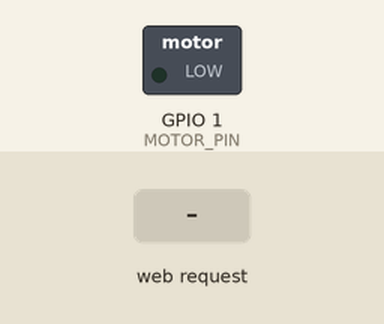
A sketch run on a simulated ESP32-S3. Parts: switched loads named in the sketch (green lamp = pin HIGH). Inputs (shaded band) come from the test bench. What the sketch prints to the serial monitor is not drawn.

Above: at 1.7 s.
1.8 s: HTTP request GET /set?speed=1 received
At 2.3 s:
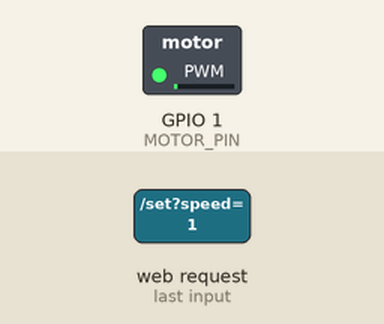
3.3 s: HTTP request GET /set?speed=120 received
At 4.6 s:
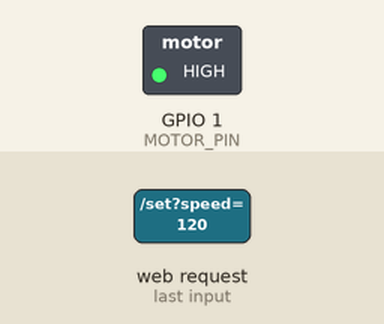
Timing chart, 0 to 6.3 s (numbered marks = the images above; inputs shaded):
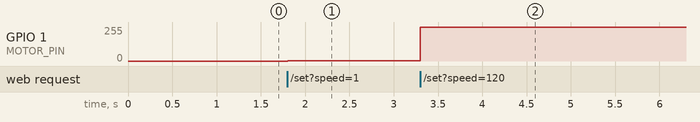

Measured:
- after the input at 1.8 s, GPIO 1 (MOTOR_PIN): 0/255 → 2/255 at once
- after the input at 3.3 s, GPIO 1 (MOTOR_PIN): 2/255 → 255/255 at once

The sketch:

motor_driver_test.ino
```cpp
/*
 * Motor Driver Test — N-MOSFET speed control
 * ============================================
 * Hardware: ESP32-S3-Sense, N-type MOSFET gate on D0
 * Control:  Web page slider (connect phone/laptop to WiFi AP)
 *
 * Steps:
 *   1. Flash this sketch
 *   2. Connect your phone/laptop WiFi to "MotorTest" (password: 12345678)
 *   3. Open browser → http://192.168.4.1
 *   4. Slide UP = faster, slide DOWN = slower
 *   5. Watch Serial Monitor for speed % and PWM values
 *
 * Wiring:
 *   ESP32-S3 D0 → MOSFET gate (through 100Ω resistor is good practice)
 *   MOSFET drain → motor -ve
 *   Motor +ve → battery +
 *   Battery - → ESP32 GND → MOSFET source
 */

#include <WiFi.h>
#include <WebServer.h>

#define MOTOR_PIN   D0
#define PWM_CH      0
#define PWM_FREQ    20000   // 20kHz — silent motor operation
#define PWM_BITS    8       // 0–255

const char* AP_SSID = "MotorTest";
const char* AP_PASS = "12345678";

WebServer server(80);
int motorSpeed = 0;   // 0–100 %

// ── Web page ─────────────────────────────────────────────────────────────────
const char HTML[] PROGMEM = R"rawhtml(
<!DOCTYPE html>
<html>
<head>
  <meta name="viewport" content="width=device-width, initial-scale=1">
  <title>Motor Speed</title>
  <style>
    * { box-sizing: border-box; margin: 0; padding: 0; }
    body {
      font-family: Arial, sans-serif;
      background: #1a1a2e;
      color: white;
      display: flex;
      flex-direction: column;
      align-items: center;
      padding: 30px 20px;
      min-height: 100vh;
    }
    h2  { color: #e94560; margin-bottom: 10px; font-size: 22px; }
    .speed-display {
      font-size: 64px;
      font-weight: bold;
      color: #e94560;
      margin: 20px 0;
      min-width: 160px;
      text-align: center;
    }
    .slider-section {
      display: flex;
      flex-direction: column;
      align-items: center;
      gap: 8px;
      margin: 20px 0;
    }
    .label { font-size: 13px; color: #aaa; letter-spacing: 1px; }
    input[type=range] {
      -webkit-appearance: slider-vertical;
      appearance: slider-vertical;
      width: 60px;
      height: 300px;
      cursor: pointer;
      accent-color: #e94560;
    }
    .buttons { display: flex; gap: 12px; margin-top: 24px; flex-wrap: wrap; justify-content: center; }
    .btn {
      background: #16213e;
      color: white;
      border: 2px solid #e94560;
      padding: 12px 28px;
      font-size: 15px;
      border-radius: 8px;
      cursor: pointer;
      transition: background 0.2s;
    }
    .btn:hover  { background: #e94560; }
    .btn.danger { background: #e94560; border-color: #e94560; }
    .bar-wrap { width: 200px; background: #16213e; border-radius: 8px; height: 12px; margin-top: 16px; }
    .bar      { height: 12px; background: #e94560; border-radius: 8px; width: 0%; transition: width 0.1s; }
  </style>
</head>
<body>
  <h2>Motor Speed Control</h2>

  <div class="speed-display" id="pct">0%</div>

  <div class="bar-wrap"><div class="bar" id="bar"></div></div>

  <div class="slider-section">
    <span class="label">&#9650; FAST</span>
    <input type="range" id="spd" min="0" max="100" value="0"
           oninput="setSpeed(this.value)">
    <span class="label">&#9660; STOP</span>
  </div>

  <div class="buttons">
    <button class="btn danger" onclick="setSpeed(0)">STOP</button>
    <button class="btn" onclick="setSpeed(25)">25%</button>
    <button class="btn" onclick="setSpeed(50)">50%</button>
    <button class="btn" onclick="setSpeed(75)">75%</button>
    <button class="btn" onclick="setSpeed(100)">FULL</button>
  </div>

  <script>
    function setSpeed(v) {
      v = parseInt(v);
      document.getElementById('spd').value = v;
      document.getElementById('pct').innerText = v + '%';
      document.getElementById('bar').style.width = v + '%';
      fetch('/set?speed=' + v).catch(() => {});
    }
  </script>
</body>
</html>
)rawhtml";

// ── HTTP handlers ─────────────────────────────────────────────────────────────
void handleRoot() {
  server.send_P(200, "text/html", HTML);
}

void handleSet() {
  if (!server.hasArg("speed")) {
    server.send(400, "text/plain", "missing speed");
    return;
  }
  motorSpeed = constrain(server.arg("speed").toInt(), 0, 100);
  int duty   = map(motorSpeed, 0, 100, 0, 255);
  ledcWrite(PWM_CH, duty);
  Serial.printf("Speed: %3d%%   PWM duty: %3d / 255\n", motorSpeed, duty);
  server.send(200, "text/plain", "OK");
}

// ── Setup ─────────────────────────────────────────────────────────────────────
void setup() {
  Serial.begin(115200);
  delay(500);

  // PWM on MOSFET gate
  ledcSetup(PWM_CH, PWM_FREQ, PWM_BITS);
  ledcAttachPin(MOTOR_PIN, PWM_CH);
  ledcWrite(PWM_CH, 0);   // motor OFF at startup
  Serial.println("PWM on D0 initialised — motor OFF.");

  // WiFi Access Point (no router needed)
  WiFi.softAP(AP_SSID, AP_PASS);
  Serial.printf("WiFi AP: %s  password: %s\n", AP_SSID, AP_PASS);
  Serial.printf("Open browser → http://%s\n", WiFi.softAPIP().toString().c_str());

  server.on("/",    handleRoot);
  server.on("/set", handleSet);
  server.begin();
  Serial.println("Web server ready.");
}

// ── Loop ──────────────────────────────────────────────────────────────────────
void loop() {
  server.handleClient();
}
```
